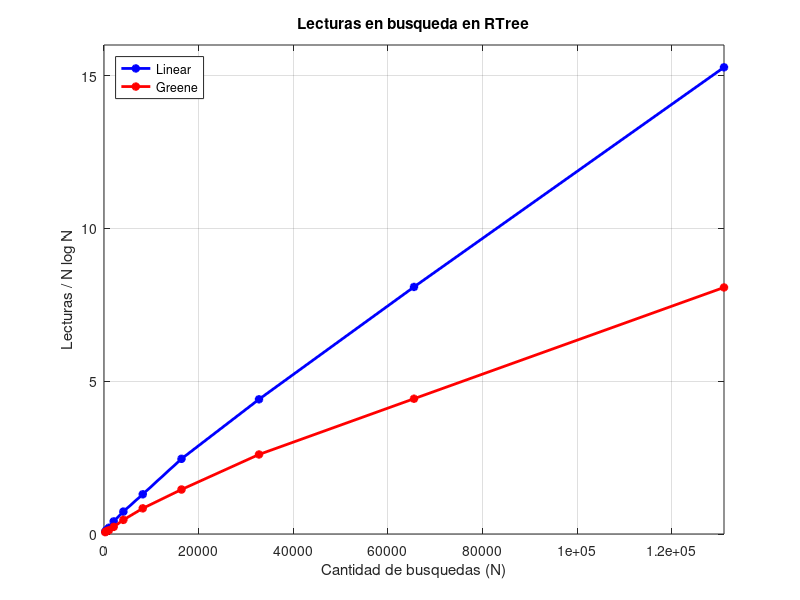

MATLAB code to generate this figure:
% N read write time

linear = [2^8 160 1 0.042283058166 ;
2^9 606 1 0.117465972 ;
2^10 2099 1 0.40456008911 ;
2^11 9273 1 1.7546510696 ;
2^12 36027 1 6.8179030418 ;
2^13 138373 1 27.337857961 ;
2^14 564154 1 116.01909589 ;
2^15 2166013 1 459.72247910 ;
2^16 8476367 1 1822.8984458 ;
2^17 34024964 1 7443.4412531
	];

  
greene = [2^8 126 1 0.027206897735 ;
2^9 413 1 0.09287595748 ;
2^10 1245 1 0.26709794998 ;
2^11 5235 1 1.0269429683 ;
2^12 22692 1 4.4845519065 ;
2^13 89385 1 17.886777877 ;
2^14 333829 1 66.499850034 ;
2^15 1278953 1 273.49097800 ;
2^16 4641438 1 1013.0755629 ;
2^17 17975993 1 3861.4914810
];

plot(linear(:,1),linear(:,2)./linear(:,1)./log2(linear(:,1)),'*-b','linewidth',2);
hold on
plot(greene(:,1),greene(:,2)./greene(:,1)./log2(greene(:,1)),'*-r','linewidth',2);
hold off
xlabel('Cantidad de busquedas (N)');
ylabel('Lecturas / N log N');
title('Lecturas en busqueda en RTree')
axis([0 2^17 0 16]);
legend('Linear','Greene','location','northwest');
grid on;
print -depsc nlogn.eps